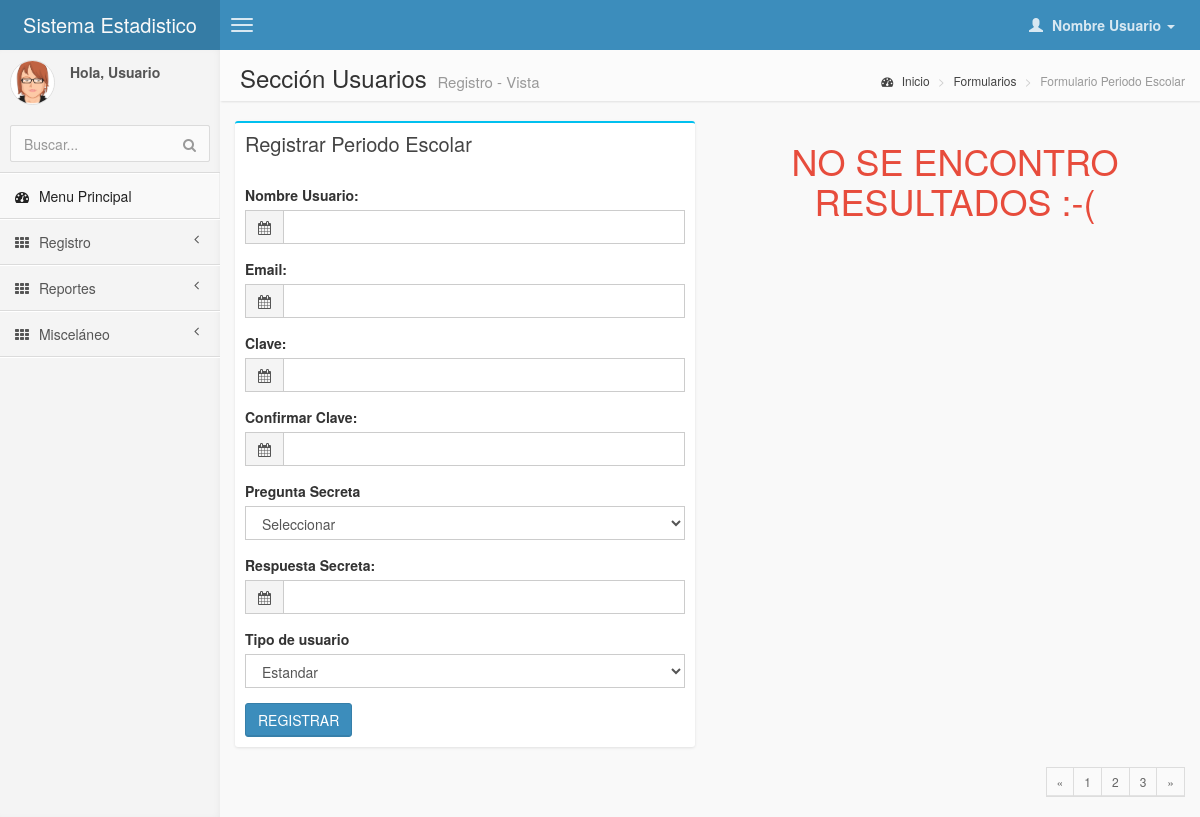
/pages/forms/form_usuario.php, run on an earlier commit of the app's database.
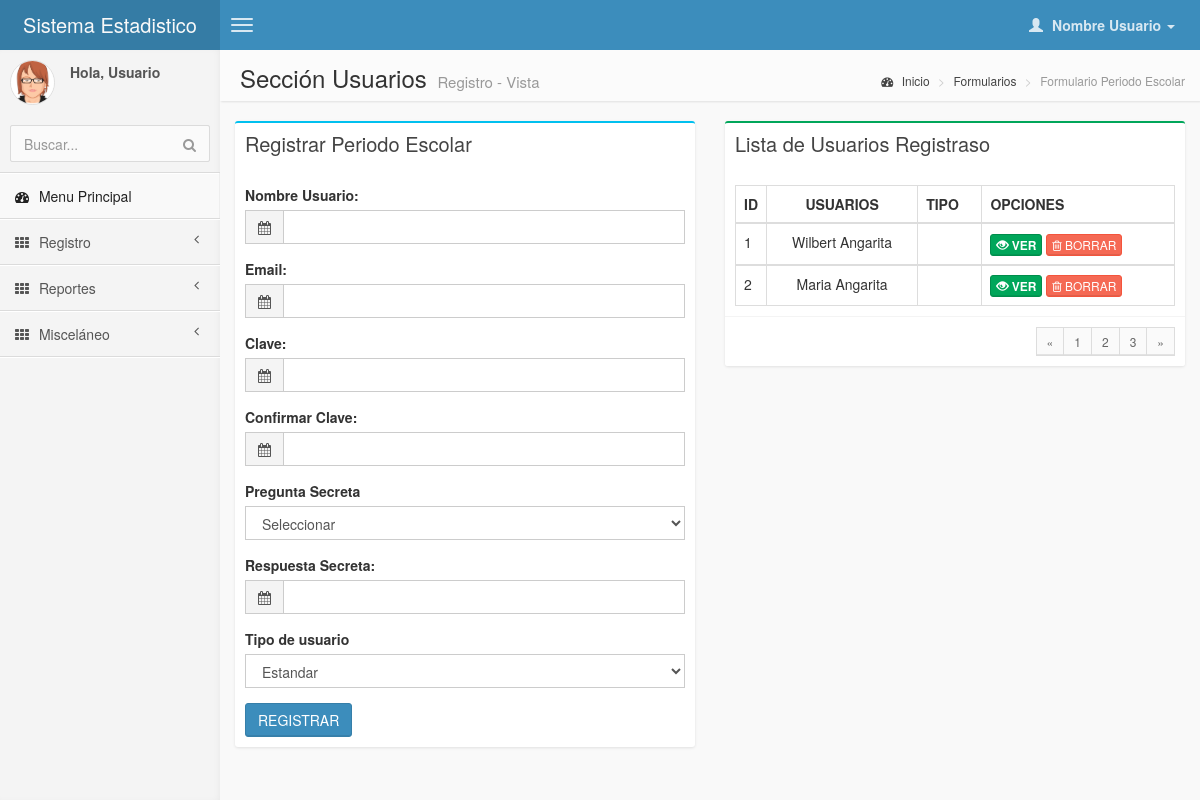
And on a later commit of the database.
### tables this page shows
CREATE TABLE IF NOT EXISTS `usuario` (
  `id_usuario` int(11) NOT NULL AUTO_INCREMENT,
  `email` varchar(20) NOT NULL,
  `clave` varchar(20) NOT NULL,
  `pregunta_secreta` varchar(20) NOT NULL,
  `nombre_usuario` varchar(20) NOT NULL,
  `respuesta_secreta` varchar(20) NOT NULL,
  PRIMARY KEY (`id_usuario`)
);

### pages/forms/form_usuario.php (the view, shortened to what the changed rows need)
<!DOCTYPE html>
<html>
    <head>
        <link href="../../css/bootstrap.min.css" rel="stylesheet" type="text/css" />
        <link href="../../css/font-awesome.min.css" rel="stylesheet" type="text/css" />
        <link href="../../css/ionicons.min.css" rel="stylesheet" type="text/css" />
        <link href="../../css/daterangepicker/daterangepicker-bs3.css" rel="stylesheet" type="text/css" />
        <link href="../../css/iCheck/all.css" rel="stylesheet" type="text/css" />
        <link href="../../css/colorpicker/bootstrap-colorpicker.min.css" rel="stylesheet"/>
        <link href="../../css/timepicker/bootstrap-timepicker.min.css" rel="stylesheet"/>
        <link href="../../css/AdminLTE.css" rel="stylesheet" type="text/css" />
    </head>
     <body class="skin-blue">
        <div class="wrapper row-offcanvas row-offcanvas-left">
            <aside class="right-side">
                <section class="content-header">
                    <h1>
                        Sección Usuarios                     <small>Registro - Vista</small>
                    </h1>
                </section>
                <section class="content">
                    <div class="row">
<?php
require ("../control/conexion_bd.php");
  $sql="SELECT * FROM usuario";
  $datos=mysql_query($sql,$link);
  $contador = mysql_num_rows($datos);
    if ($contador == 0)
      {
        echo "<center><h1><font color='#E74C3C'>NO SE ENCONTRO RESULTADOS :-( </font></h1></center>";
      }
    else
      {
?>
                        <div class="col-md-6">
                            <div class="box box-success">
                                <div class="box-header">
                                     <h3 class="box-title">Lista de Usuarios Registraso</h3>
                                </div>
                                <div class="box-body">
                                    <table class="table table-bordered">
                                        <tr>
                                            <th style="width: 10px">ID</th>
                                            <th> <center> USUARIOS </center></th>
                                            <th>TIPO</th>
                                            <th>OPCIONES</th>
                                        </tr>
                                        <?php
                              while ($renglon=mysql_fetch_array($datos))
                                {
?>
                              <tbody>
                                <tr>
                                  <td><?php echo $renglon['id_usuario']; ?></td>
                                  <td><center><?php echo $renglon['nombre_usuario'];?></center></td>
                                  <td><center><?php echo $renglon['roles'];?></center></td>
                                  <td>
                                  <a href="ver_alumno.php?id=<?php echo $renglon['ci_escolar']?>"> <button class="btn btn-success btn-xs"></i><b><span class="glyphicon glyphicon glyphicon-eye-open" aria-hidden="true"></span> VER</b></button></a>
                                  <a href="../emergente/borrar_usuario.php?id=<?php echo $renglon['id_usuario']?>"><button class="btn btn-danger btn-xs"><i class="fa fa-trash-o "></i> BORRAR</button>
                                  </td>
                                </tr>
                              </tbody>
                              <?php } }?>
                                    </table>
                                </div>
                            </div>
                                </div>
                            </div>
                        </div>
    </body>
</html>

What changed in the data, as far as the page shows it:
added usuario: id_usuario "1", nombre_usuario "Wilbert Angarita"
added usuario: id_usuario "2", nombre_usuario "Maria Angarita"
Also different on the page:
text no longer shown: "NO SE ENCONTRO RESULTADOS :-("
text now shown: "Lista de Usuarios Registraso ID USUARIOS TIPO OPCIONES"
